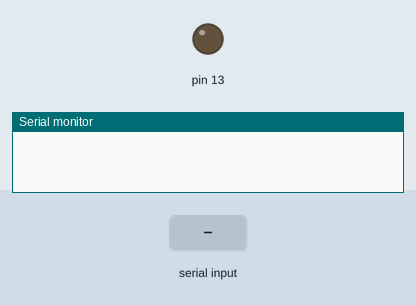
This sketch was run on a simulated Arduino Uno, built with avr-gcc and run on an emulated ATmega328P. On the bench: output pins drawn as LEDs (lit = HIGH), the last lines printed to the serial monitor. The test bench sets the inputs (shaded band).

Above: at 1.2 s.
1.3 s: "1" received over Serial
At 2.1 s:
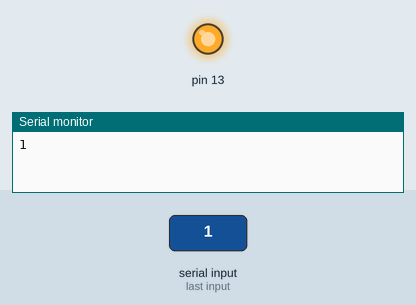
2.9 s: "0" received over Serial
At 3.3 s:
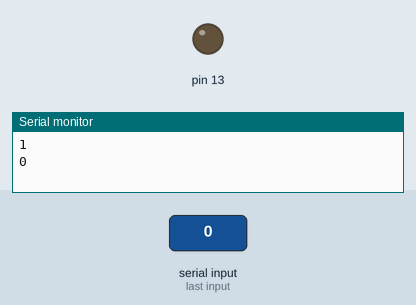
Timing chart, 0 to 5.9 s (numbered marks = the images above; inputs shaded):
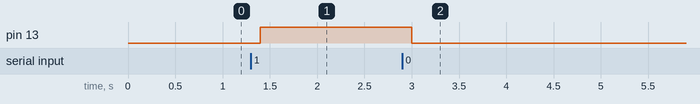

Measured:
- after the input at 1.3 s, pin 13: LOW → HIGH after 0.10 s
- after the input at 2.9 s, pin 13: HIGH → LOW after 0.10 s

The sketch:

bt_led_2.ino
```cpp
void setup() {
  Serial.begin(9600);
  pinMode(13, OUTPUT);
}

void loop() {
  if (Serial.available() > 0) {
    char data = Serial.read();
    switch(data) {
      case '1': digitalWrite(13, HIGH); break;
      case '0': digitalWrite(13, LOW);  break;
      default : break;
    }
    Serial.println(data);
  }
  delay(200);
}
```
